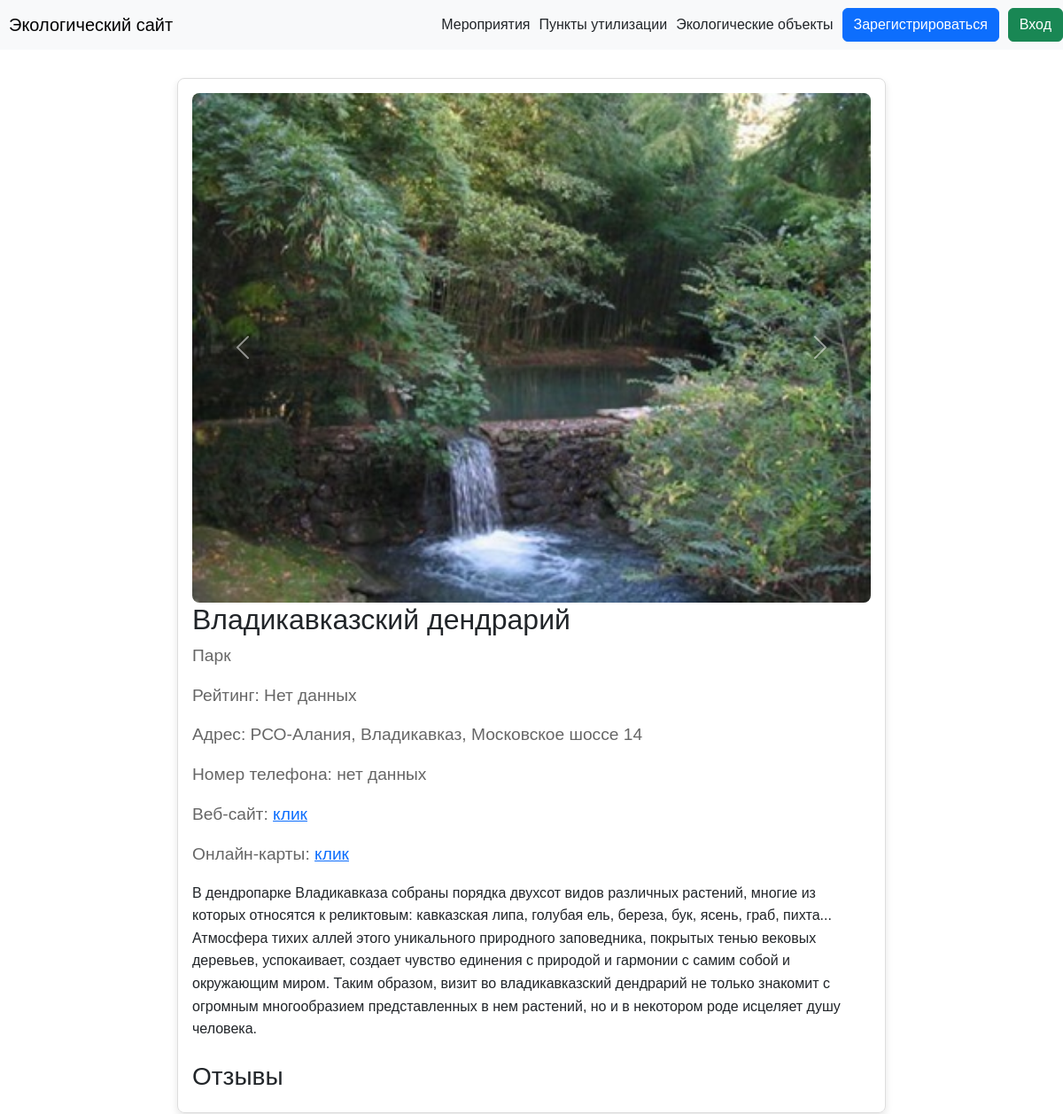
Before: /object/3 with the older database file.
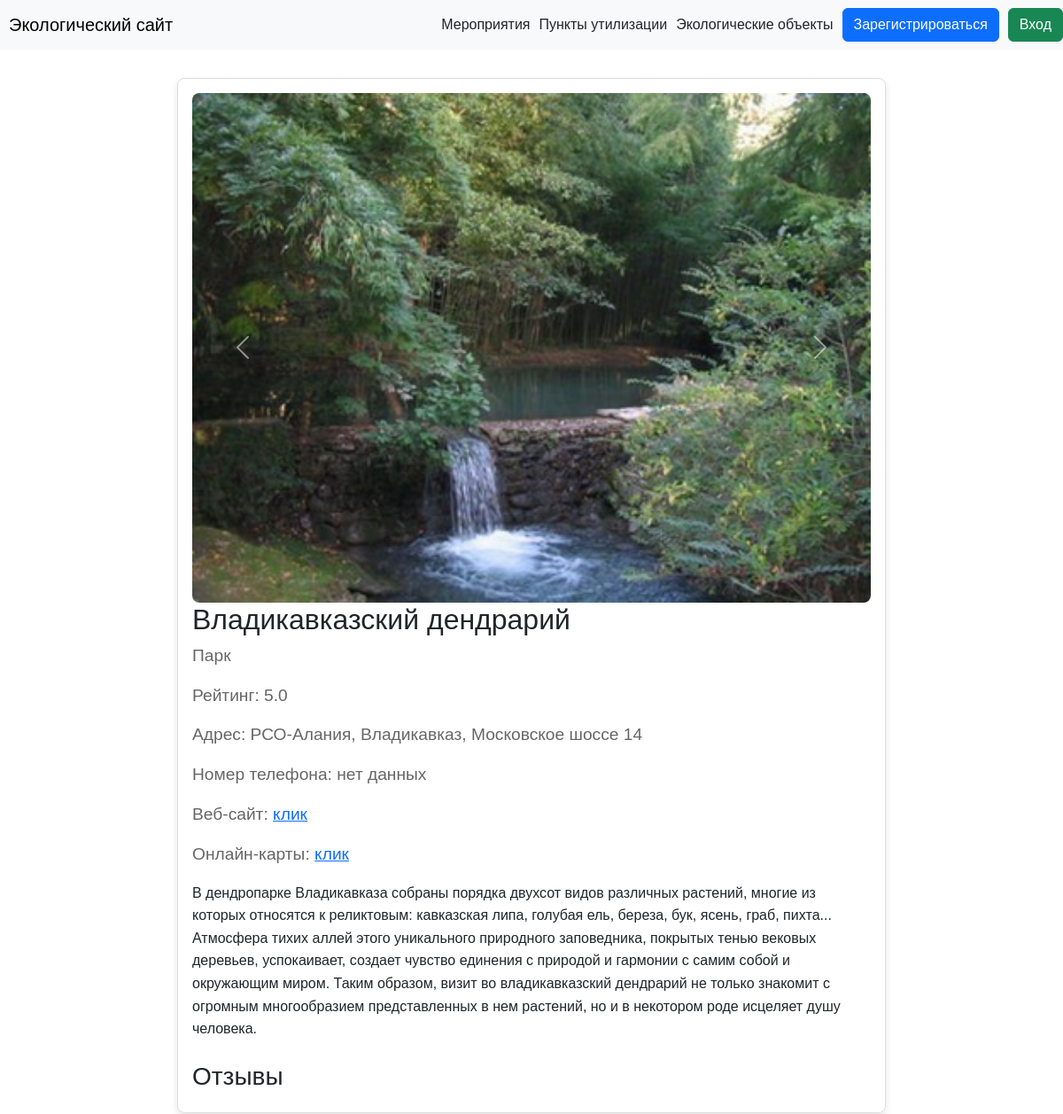
After: the same page with the newer database file.
### data/objects.py (models this page shows)
class Object(SqlAlchemyBase, UserMixin, SerializerMixin):
    __tablename__ = 'objects'
    id = sqlalchemy.Column(sqlalchemy.Integer,
                           primary_key=True, autoincrement=True)
    title = sqlalchemy.Column(sqlalchemy.String)
    address = sqlalchemy.Column(sqlalchemy.String, nullable=True)
    rating = sqlalchemy.Column(sqlalchemy.Float, nullable=True)
    phone = sqlalchemy.Column(sqlalchemy.String, nullable=True)
    images = sqlalchemy.Column(sqlalchemy.String, nullable=True)
    category_id = sqlalchemy.Column(sqlalchemy.Integer, sqlalchemy.ForeignKey('categories.id'))
    website = sqlalchemy.Column(sqlalchemy.String, nullable=True)
    description = sqlalchemy.Column(sqlalchemy.String, nullable=True)
    maps_url = sqlalchemy.Column(sqlalchemy.String, nullable=True)

### data/categories.py (models this page shows)
class Category(SqlAlchemyBase, UserMixin, SerializerMixin):
    __tablename__ = 'categories'
    id = sqlalchemy.Column(sqlalchemy.Integer,
                           primary_key=True, autoincrement=True)
    title = sqlalchemy.Column(sqlalchemy.String, nullable=True)

### server.py (the view)
@app.route('/object/<int:id>', methods=['GET', 'POST'])
def object(id):
    db_sess = db_session.create_session()
    object = db_sess.query(Object).filter(Object.id == id).first()
    category = db_sess.query(Category).filter(Category.id == object.category_id).first()
    images = object.images.split(', ')
    feedbacks = db_sess.query(Review).filter(Review.object_id == id).all()
    if current_user.is_authenticated:
        return render_template('object.html', object=object, images=images, name=current_user.name, reviews=feedbacks, category=category)
    else:
        return render_template('object.html', object=object, images=images, reviews=feedbacks, category=category)

### data/db_session.py (called while the page is built)
def create_session() -> Session:
    global __factory
    return __factory()

### templates/object.html (shortened to what this page needs)
{% extends "base.html" %}
{% block content %}
<div id="carouselExample" class="carousel slide">
    <div class="carousel-inner">
        {% for image in images %}
        <div class="carousel-item {% if loop.first %}active{% endif %}">
            <img src="../static/images/{{ image }}" class="d-block w-100" alt="...">
        </div>
        {% endfor %}
    </div>
    <button class="carousel-control-prev" type="button" data-bs-target="#carouselExample" data-bs-slide="prev">
        <span class="carousel-control-prev-icon" aria-hidden="true"></span>
    </button>
    <button class="carousel-control-next" type="button" data-bs-target="#carouselExample" data-bs-slide="next">
        <span class="carousel-control-next-icon" aria-hidden="true"></span>
    </button>
</div>
<h1 class="object-title">{{ object.title }}</h1>
<div class="object-rating">
    {{ category.title }}
</div>
<div class="object-rating">
    {% if object.rating is none or object.rating == '' %}
    Рейтинг: <span id="rating">Нет данных</span>
    {% else %}
    Рейтинг: <span id="rating">{{ object.rating }}</span>
    {% endif %}
</div>
<div class="object-rating">
    {% if object.address is none or object.address == '' %}
    Адрес: нет данных
    {% else %}
    Адрес: {{ object.address }}
    {% endif %}
</div>
<div class="object-rating">
    {% if object.phone is none or object.phone == '' %}
    Номер телефона: нет данных
    {% else %}
    Номер телефона: {{ object.phone }}
    {% endif %}
</div>
<div class="object-rating">
    {% if object.website is none or object.website == '' %}
    Веб-сайт: нет данных
    {% else %}
    Веб-сайт: <a href="{{ object.website }}">клик</a>
    {% endif %}
</div>
<div class="object-rating">
    {% if object.maps_url is none or object.maps_url == '' %}
    Онлайн-карты: нет данных
    {% else %}
    Онлайн-карты: <a href="{{ object.maps_url }}">клик</a>
    {% endif %}
</div>
<p class="object-description">
    {% if object.description is none or object.description == '' %}
    Нет описания
    {% else %}
    {{ object.description }}
    {% endif %}
</p>
<div class="reviews">
    <h3>Отзывы</h3>
</div>
{% endblock %}

### templates/base.html (shortened to what this page needs)
<!doctype html>
<html lang="ru">
<head>
    <link href="https://cdn.jsdelivr.net/npm/bootstrap@5.3.2/dist/css/bootstrap.min.css" rel="stylesheet">
    <link href="https://getbootstrap.com/docs/5.3/assets/css/docs.css" rel="stylesheet">
    <link rel="stylesheet" type="text/css" href="../static/css/style.css">
</head>
<body>
<header>
    <nav class="navbar navbar-light bg-light custom-navbar">
        <a class="navbar-brand" href="/" style="margin-left: 10px; text-align: center;">Экологический сайт</a>
        {% if current_user.is_authenticated %}
        <div class="d-flex flex-row-reverse align-items-center">
            <a class="btn btn-outline-danger" style="margin-left: 10px; text-align: center;" href="/logout">Выход</a>
            <a style="margin-left: 10px; text-align: center; color:black;">{{ name }}</a>
            <a class="nav-link active" aria-current="page" style="margin-left: 10px; text-align: center;" href="/">Экологические объекты</a>
            <a class="nav-link active" aria-current="page" style="margin-left: 10px; text-align: center;" href="/disposal">Пункты утилизации</a>
            <a class="nav-link active" aria-current="page" style="margin-left: 10px; text-align: center;" href="/events">Мероприятия</a>
            {% if current_user.user_level == 'admin' %}
                <a class="nav-link active" aria-current="page" style="margin-left: 10px; text-align: center;" href="/add">Добавить данные</a>
            {% endif %}
        </div>
        {% else %}
        <div class="d-flex flex-row-reverse align-items-center">
            <a class="btn btn-success" style="margin-left: 10px; text-align: center;" href="/login">Вход</a>
            <a class="btn btn-primary" style="margin-left: 10px; text-align: center;" href="/register">Зарегистрироваться</a>
            <a class="nav-link active" aria-current="page" style="margin-left: 10px; text-align: center;" href="/">Экологические объекты</a>
            <a class="nav-link active" aria-current="page" style="margin-left: 10px; text-align: center;" href="/disposal">Пункты утилизации</a>
            <a class="nav-link active" aria-current="page" style="margin-left: 10px; text-align: center;" href="/events">Мероприятия</a>
        </div>
        {% endif %}
    </nav>
</header>
<main role="main" class="container">
    {% block content %}
    {% endblock %}
</main>
</body>
</html>

### static/css/style.css (style rules this page uses)
body { font-family: Arial, sans-serif; margin: 0; padding: 0; }

### templates/object.html (style rules this page uses)
.container { max-width: 800px; margin: 2rem auto; padding: 1rem; border: 1px solid #ddd; border-radius: 8px; box-shadow: 0 4px 8px rgba(0, 0, 0, 0.1); }
.object-title { font-size: 2rem; margin-bottom: 0.5rem; }
.object-rating { font-size: 1.2rem; color: #666; margin-bottom: 1rem; }
.object-description { line-height: 1.6; margin-bottom: 1.5rem; }
.carousel-item img { width: 100%; border-radius: 8px; }

Changed rows visible on the page:
changed Object "Владикавказский дендрарий": rating (not shown) → "5.0"
Other visible differences:
text no longer shown: "Нет данных"
